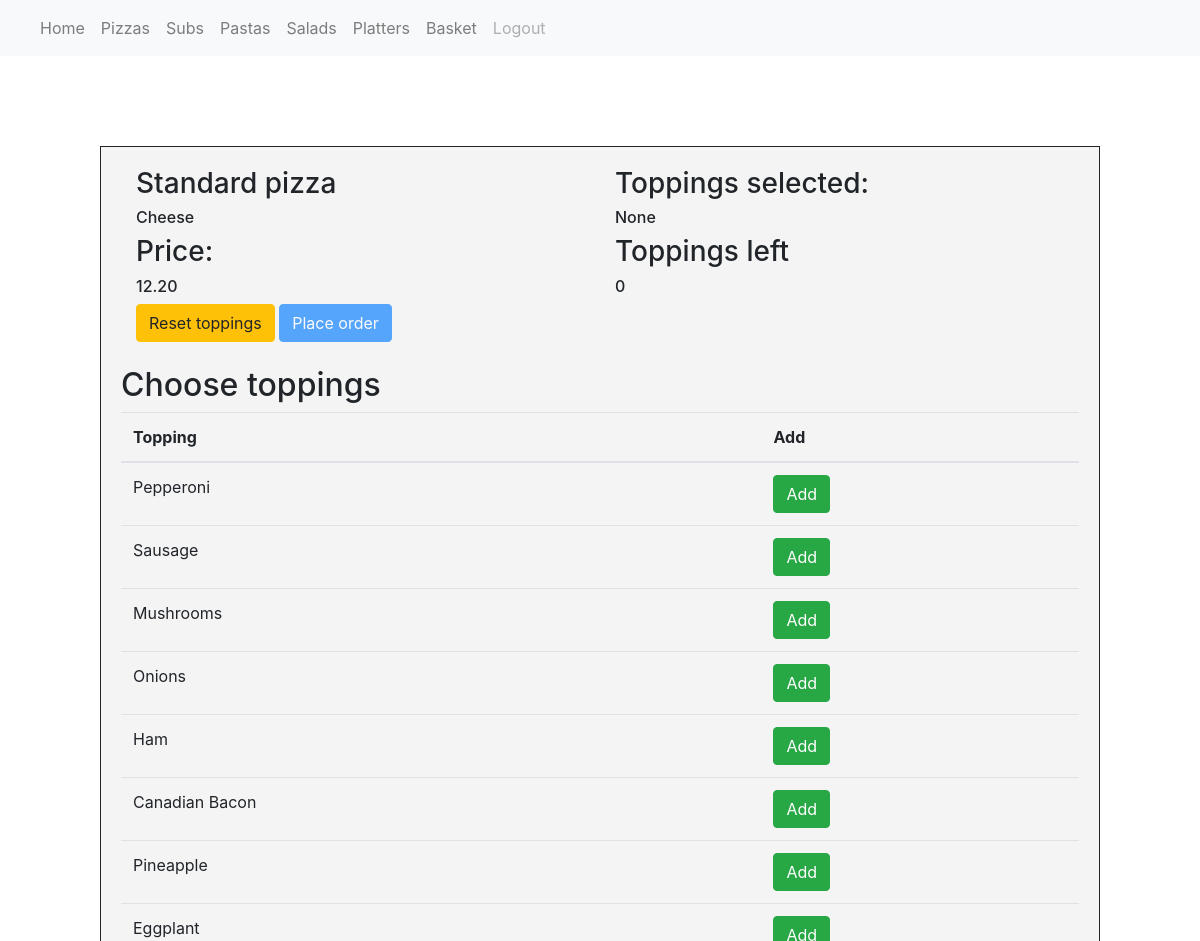
The page /toppings/Standard pizza/Cheese/12.20 on the database its author committed.
### orders/models.py (models this page shows, shortened)
class Topping(models.Model):
    topping = models.CharField(max_length=32)

### orders/views.py (the view)
# urls.py: path("toppings/<str:description>/<str:topping>/<str:price>", views.pizza_toppings, name="toppings"),
def pizza_toppings(request,description, topping, price):
    Toppings = Topping.objects.all()
    if topping == "Cheese":
        counter=0
    if topping == "1 topping":
        counter=1
    if topping == "2 toppings":
        counter=2
    if topping == "3 toppings":
        counter=3
    if topping == "Special":
        counter=5
    context = {
    "user": request.user,
    "counter": counter,
    "description": description,
    "topping": topping,
    "price": price,
    "Toppings": Toppings,
    }
    return render(request, "orders/toppings.html", context)

### orders/templates/orders/toppings.html (shortened to what this page needs)
{% extends "orders/base1.html" %}
{% block body %}
    <div class="menu-table">
        <div class="container">
            <div class="row">
                <div class="col">
                    <h3 id="pizza_type">{{description}}</h3>
                    <h6 id="toppings_description">{{topping}}</h6>
                    <h3>Price: </h3>
                    <h6 id="pizza_price">{{price}}</h6>
                    <button type="button" id="reset_toppings" class="btn btn-warning">Reset toppings</button>
                    <button type="button" id="place_pizza_order" class="btn btn-primary disabled">Place order</button>
                 </div>
                <div class="col">
                    <h3>Toppings selected:</h3>
                    <h6 id="toppings_selected">None</h6>
                    <h3>Toppings left</h6><h6 id="toppings_counter">{{counter}}</h6>
            </div>
        </div>
    </div>
        <h2>Choose toppings</h2>
        <table class="table table-hover">
            <thead>
                <tr>
                <th scope="col">Topping</th>
                <th scope="col">Add</th>
                </tr>
            </thead>
            <tbody>
            {% for topping in Toppings %}
                <tr>
                <td>{{topping.topping}}</td>
                <td><button type="button" class="btn btn-success topping-button">Add</button></td>
                </tr>
            {% endfor %}
            </tbody>
        </table>
    </div>
   {% load static %}
{% endblock %}

### orders/static/orders/styles.css (style rules this page uses)
.menu-table { width: 1000px; height: 800px; background-color: rgba(244, 244, 245, 0.945); border-style: solid; border-width: 1px; padding: 20px; position:absolute; left:0; right:0; top:150px; bottom:0; margin:auto; max-width:100%; max-height:100%; overflow:auto; }

### rows shown on the page
Topping: topping "Pepperoni"
Topping: topping "Sausage"
Topping: topping "Mushrooms"
Topping: topping "Onions"
Topping: topping "Ham"
Topping: topping "Canadian Bacon"
Topping: topping "Pineapple"
Topping: topping "Eggplant"

### other values the page prints
{{ description }} "Standard pizza"
{{ topping }} "Cheese"
{{ price }} "12.20"
{{ counter }} "0"
